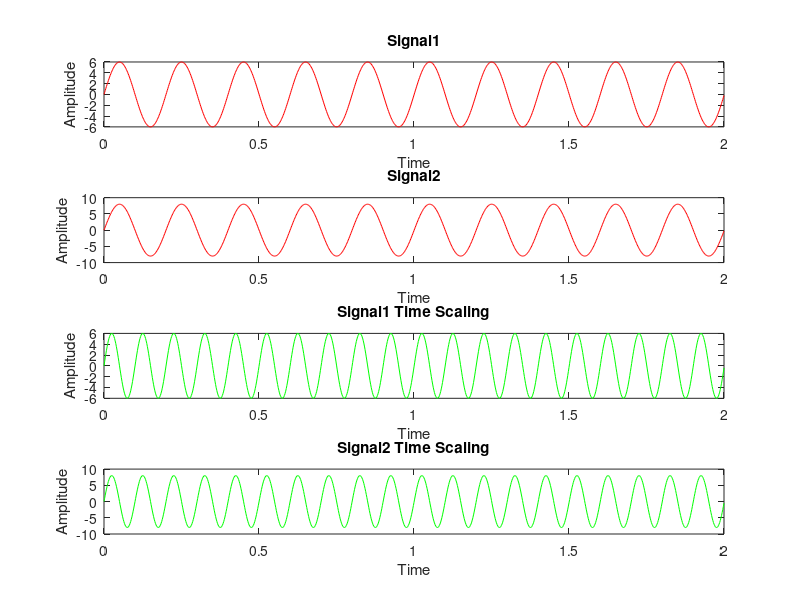

The MATLAB source for this figure:
clc;
clear all;
clf;

t=0:.002:2;
pi=3.14;

X1=6*sin(2*pi*5*t);
X2=8*sin(2*pi*5*t);

subplot(4,1,1);
plot(t,X1,'r');
title('Signal1');
xlabel('Time');
ylabel('Amplitude');

subplot(4,1,2);
plot(t,X2,'r');
title('Signal2');
xlabel('Time');
ylabel('Amplitude');

X3=6*sin(2*pi*5*(2*t));
subplot(4,1,3);
plot(t,X3,'g');
title('Signal1 Time Scaling');
xlabel('Time');
ylabel('Amplitude');

X4=8*sin(2*pi*5*(2*t));
subplot(4,1,4);
plot(t,X4,'g');
title('Signal2 Time Scaling');
xlabel('Time');
ylabel('Amplitude');
